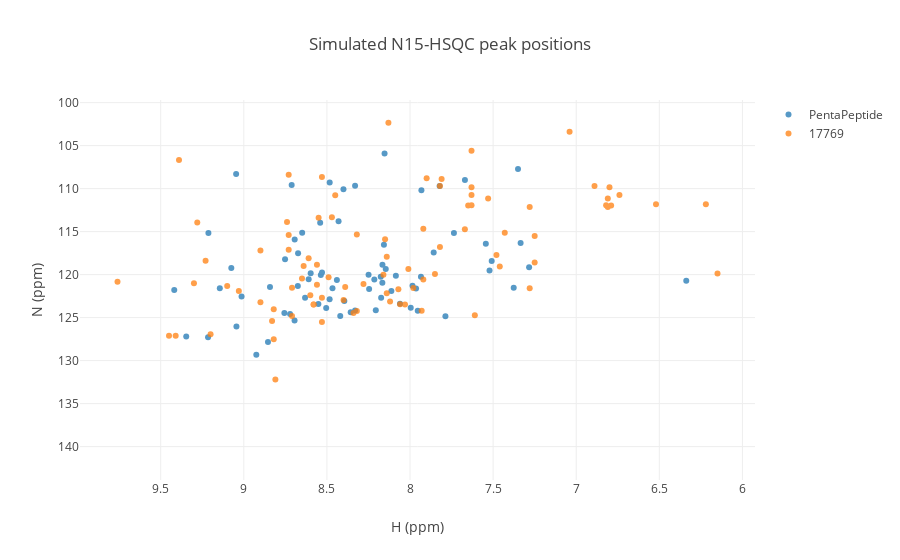

The notebook cell saved with this chart:
### Code cell
s.n15hsqc(bmrbid=17769,seq=seq,nn=5)

### Figure 1 — Plotly figure (JSON) as saved in the notebook; plotly's stock layout.template omitted (floating-point values rounded to 4 significant figures)
{"data": [{"mode": "markers", "name": "PentaPeptide", "opacity": 0.75, "text": ["PentaPeptide-1-MET-1", "PentaPeptide-2-GLN-1", "PentaPeptide-75-GLY-1", "PentaPeptide-76-GLY-1", "PentaPeptide-3-ILE-1", "PentaPeptide-4-PHE-1", "PentaPeptide-5-VAL-1", "PentaPeptide-6-LYS-1", "PentaPeptide-7-THR-1", "PentaPeptide-8-LEU-1", "PentaPeptide-9-THR-1", "PentaPeptide-10-GLY-1", "PentaPeptide-11-LYS-1", "PentaPeptide-12-THR-1", "PentaPeptide-13-ILE-1", "PentaPeptide-14-THR-1", "PentaPeptide-15-LEU-1", "PentaPeptide-16-GLU-1", "PentaPeptide-17-VAL-1", "PentaPeptide-18-GLU-1", "PentaPeptide-20-SER-1", "PentaPeptide-21-ASP-1", "PentaPeptide-22-THR-1", "PentaPeptide-23-ILE-1", "PentaPeptide-24-GLU-1", "PentaPeptide-25-ASN-1", "PentaPeptide-26-VAL-1", "PentaPeptide-27-LYS-1", "PentaPeptide-28-ALA-1", "PentaPeptide-29-LYS-1", "PentaPeptide-30-ILE-1", "PentaPeptide-31-GLN-1", "PentaPeptide-32-ASP-1", "PentaPeptide-33-LYS-1", "PentaPeptide-34-GLU-1", "PentaPeptide-35-GLY-1", "PentaPeptide-36-ILE-1", "PentaPeptide-39-ASP-1", "PentaPeptide-40-GLN-1", "PentaPeptide-41-GLN-1", "PentaPeptide-42-ARG-1", "PentaPeptide-43-LEU-1", "PentaPeptide-44-ILE-1", "PentaPeptide-45-PHE-1", "PentaPeptide-46-ALA-1", "PentaPeptide-47-GLY-1", "PentaPeptide-48-LYS-1", "PentaPeptide-49-GLN-1", "PentaPeptide-50-LEU-1", "PentaPeptide-51-GLU-1", "PentaPeptide-52-ASP-1", "PentaPeptide-53-GLY-1", "PentaPeptide-54-ARG-1", "PentaPeptide-55-THR-1", "PentaPeptide-56-LEU-1", "PentaPeptide-57-SER-1", "PentaPeptide-58-ASP-1", "PentaPeptide-59-TYR-1", "PentaPeptide-60-ASN-1", "PentaPeptide-61-ILE-1", "PentaPeptide-62-GLN-1", "PentaPeptide-63-LYS-1", "PentaPeptide-64-GLU-1", "PentaPeptide-65-SER-1", "PentaPeptide-66-THR-1", "PentaPeptide-67-LEU-1", "PentaPeptide-68-HIS-1", "PentaPeptide-69-LEU-1", "PentaPeptide-70-VAL-1", "PentaPeptide-71-LEU-1", "PentaPeptide-72-ARG-1", "PentaPeptide-73-LEU-1", "PentaPeptide-74-ARG-1"], "type": "scatter", "x": [8.249, 8.166, 8.4, 8.331, 8.146, 8.598, 9.144, 8.855, 8.694, 8.843, 7.67, 7.822, 7.376, 8.61, 9.346, 8.675, 8.695, 8.174, 8.752, 8.537, 7.35, 8.06, 7.931, 8.467, 9.419, 7.985, 8.112, 8.53, 7.996, 7.934, 8.246, 8.504, 8.085, 7.544, 8.649, 8.483, 6.338, 8.541, 7.858, 7.509, 8.484, 8.722, 9.014, 8.756, 8.925, 8.153, 7.964, 8.632, 8.42, 8.395, 8.176, 9.046, 7.522, 8.712, 8.166, 8.43, 7.954, 7.335, 8.157, 7.284, 7.787, 8.44, 9.213, 7.736, 8.673, 9.215, 9.075, 8.331, 9.044, 8.206, 8.551, 8.357, 8.215], "y": [120.0, 120.9, 110.1, 109.7, 119.3, 119.8, 121.6, 127.8, 115.9, 121.4, 109.0, 109.7, 121.5, 120.6, 127.2, 121.3, 125.3, 122.7, 118.2, 120.0, 107.7, 123.4, 110.2, 121.6, 121.8, 121.3, 121.9, 119.8, 123.9, 120.3, 121.7, 123.9, 120.1, 116.4, 115.1, 109.3, 120.7, 114.0, 117.4, 118.4, 122.9, 124.6, 122.6, 124.5, 129.3, 105.9, 121.6, 122.7, 124.8, 123.1, 120.2, 108.3, 119.5, 109.6, 118.9, 113.8, 124.2, 116.3, 116.5, 119.1, 124.8, 120.6, 115.2, 115.2, 117.5, 127.3, 119.2, 124.2, 126.0, 124.1, 123.4, 124.4, 120.6]}, {"mode": "markers", "name": "17769", "opacity": 0.75, "text": ["17769-2-GLN-1", "17769-2-GLN-HE21-1", "17769-2-GLN-HE22-1", "17769-3-ILE-1", "17769-4-PHE-1", "17769-5-VAL-1", "17769-6-LYS-1", "17769-7-THR-1", "17769-8-LEU-1", "17769-9-THR-1", "17769-10-GLY-1", "17769-11-LYS-1", "17769-12-THR-1", "17769-13-ILE-1", "17769-14-THR-1", "17769-15-LEU-1", "17769-16-GLU-1", "17769-17-VAL-1", "17769-18-GLU-1", "17769-19-PRO-1", "17769-20-SER-1", "17769-21-ASP-1", "17769-22-THR-1", "17769-23-ILE-1", "17769-24-GLU-1", "17769-25-ASN-1", "17769-25-ASN-HD21-1", "17769-25-ASN-HD22-1", "17769-26-VAL-1", "17769-27-LYS-1", "17769-28-ALA-1", "17769-29-LYS-1", "17769-30-ILE-1", "17769-31-GLN-1", "17769-31-GLN-HE21-1", "17769-31-GLN-HE22-1", "17769-32-ASP-1", "17769-33-LYS-1", "17769-34-GLU-1", "17769-35-GLY-1", "17769-36-ILE-1", "17769-37-PRO-1", "17769-38-PRO-1", "17769-39-ASP-1", "17769-40-GLN-1", "17769-40-GLN-HE21-1", "17769-40-GLN-HE22-1", "17769-41-GLN-1", "17769-41-GLN-HE21-1", "17769-41-GLN-HE22-1", "17769-42-ARG-1", "17769-43-LEU-1", "17769-44-ILE-1", "17769-45-PHE-1", "17769-46-ALA-1", "17769-47-GLY-1", "17769-48-LYS-1", "17769-49-GLN-1", "17769-49-GLN-HE21-1", "17769-49-GLN-HE22-1", "17769-50-LEU-1", "17769-51-GLU-1", "17769-52-ASP-1", "17769-53-GLY-1", "17769-54-ARG-1", "17769-55-THR-1", "17769-56-LEU-1", "17769-57-SER-1", "17769-58-ASP-1", "17769-59-TYR-1", "17769-60-ASN-1", "17769-60-ASN-HD21-1", "17769-60-ASN-HD22-1", "17769-61-ILE-1", "17769-62-GLN-1", "17769-62-GLN-HE21-1", "17769-62-GLN-HE22-1", "17769-63-LYS-1", "17769-64-GLU-1", "17769-65-SER-1", "17769-66-THR-1", "17769-67-LEU-1", "17769-68-HIS-1", "17769-69-LEU-1", "17769-70-VAL-1", "17769-71-LEU-1", "17769-72-ARG-1", "17769-73-LEU-1", "17769-74-ARG-1", "17769-75-GLY-1", "17769-76-GLY-1"], "type": "scatter", "x": ["8.90", "7.65", "6.79", "8.32", "8.61", "9.30", "8.82", "8.73", "9.10", "7.63", "7.81", "7.28", "8.65", "9.45", "8.71", "8.71", "8.14", "8.90", "8.64", null, "7.04", "8.03", "7.90", "8.56", "9.76", "7.92", "7.82", "6.89", "8.07", "8.56", "8.06", "7.85", "8.28", "8.58", "7.63", "6.80", "8.01", "7.43", "8.74", "8.53", "6.15", null, null, "8.55", "7.82", "7.63", "6.74", "7.48", "6.22", "6.52", "8.53", "8.82", "9.03", "8.83", "8.81", "8.13", "7.98", "8.60", "7.63", "6.82", "8.53", "8.40", "8.16", "9.39", "7.46", "8.73", "8.14", "8.47", "7.93", "7.25", "8.15", "7.53", "6.81", "7.25", "7.61", "7.28", "6.81", "8.49", "9.28", "7.67", "8.73", "9.41", "9.23", "8.34", "9.20", "8.12", "8.58", "8.32", "8.39", "8.45", "7.92"], "y": ["123.22", "111.95", "111.95", "115.34", "118.11", "121.00", "127.52", "115.40", "121.33", "105.59", "108.89", "121.60", "120.44", "127.11", "121.52", "124.80", "122.16", "117.21", "118.99", "133.78", "103.40", "123.48", "108.80", "121.19", "120.83", "120.57", "109.70", "109.70", "121.71", "118.86", "123.44", "119.94", "121.08", "123.49", "109.85", "109.85", "119.36", "115.13", "113.87", "108.65", "119.88", "141.24", "134.93", "113.38", "116.78", "110.75", "110.75", "117.72", "111.81", "111.81", "122.68", "124.04", "121.92", "125.39", "132.20", "102.34", "121.57", "122.41", "111.92", "111.92", "125.52", "122.94", "120.03", "106.66", "119.05", "108.40", "117.92", "113.33", "124.19", "115.51", "115.90", "111.15", "111.15", "118.60", "124.74", "112.15", "112.15", "120.30", "113.95", "114.73", "117.11", "127.11", "118.38", "124.46", "126.94", "123.13", "123.49", "124.22", "121.45", "110.78", "114.68"]}], "layout": {"hovermode": "closest", "showlegend": true, "title": "Simulated N15-HSQC peak positions", "xaxis": {"autorange": "reversed", "title": "H (ppm)"}, "yaxis": {"autorange": "reversed", "title": "N (ppm)"}}}
